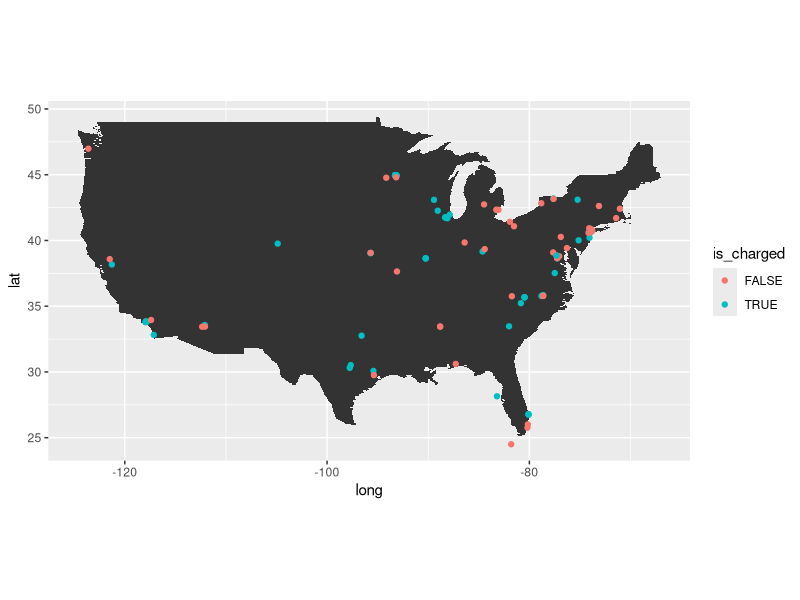
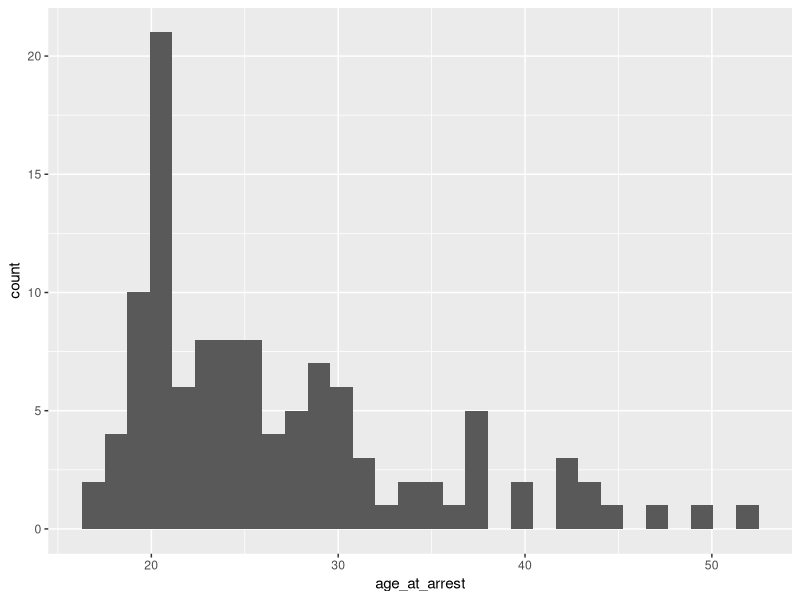
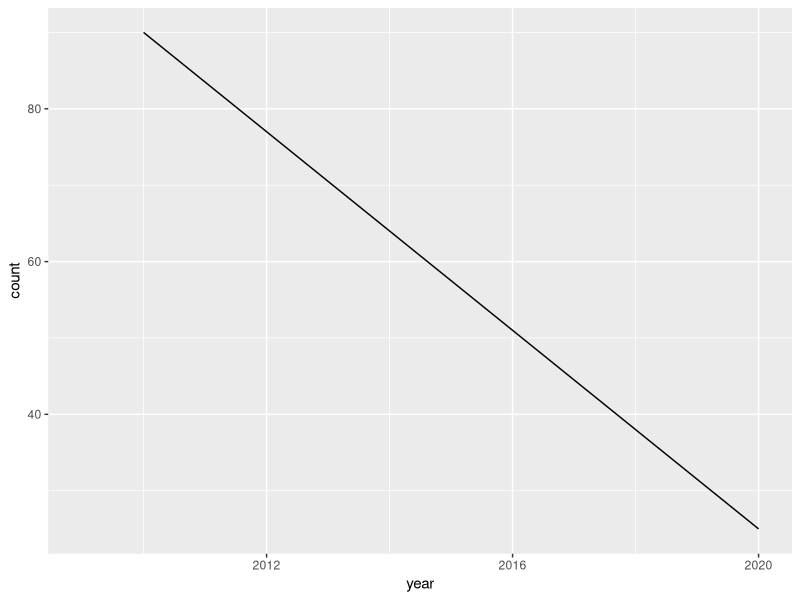

Source code (R) for these figures, in order:
## ---- chunk 1
knitr::opts_chunk$set(echo = TRUE)
library(tidyverse)
library(maps)
## ---- chunk 2
isis = read.csv("./isis.csv", header=TRUE)
## ---- chunk 3

tToBool = function(val){
  return(ifelse(val == "t", TRUE, FALSE))
}

isis= isis %>% mutate(convicted = tToBool(convicted))
# fixes convicted column
# below lines do the same but fix other columns
isis = isis %>% mutate(is_minor_tf = tToBool(is_minor_tf))
isis = isis %>% mutate(is_charged = tToBool(is_charged))

isis[which(isis$is_minor_tf == TRUE),c("name", "age_at_arrest")]
isis[which(isis$is_charged == TRUE),c("name", "is_charged")]
isis[which(isis$convicted == TRUE),c("name", "convicted")]
## ---- chunk 4
usa <- map_data("usa")
ggplot() + geom_polygon(data = usa, aes(x=long, y = lat, group = group)) + 
  coord_fixed(1.3) + geom_point(data=isis, aes(x=long, y=lat, color=is_charged))
## ---- chunk 5
ggplot() + geom_histogram(data=isis, aes(age_at_arrest))

## ---- chunk 6
ggplot(data=isis, aes(x=year)) + geom_line(aes(y=..count..), stat="bin", binwidth=10) + xlim(2009, 2020)
